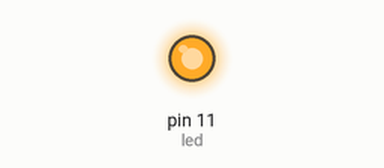
A sketch run on a simulated Arduino Uno, built with avr-gcc and run on an emulated ATmega328P. Parts: output pins drawn as LEDs (lit = HIGH).

Above: at 0.2 s.
At 3.7 s:
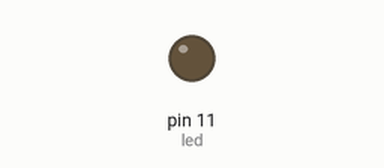
Timing chart, 0 to 7.8 s (numbered marks = the images above):
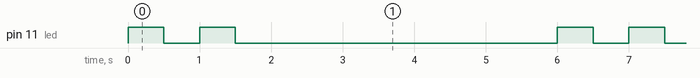

The sketch:

e8_parpadeo_LED_con_for.ino
```cpp
int parpadeos = 2;
int led = 11;

void setup() {

  pinMode(led, OUTPUT);
  Serial.begin(9600);

}

void loop() {


  for (int i = 0; i < parpadeos; i++) {

    digitalWrite(led, HIGH);
    delay(500);
    digitalWrite(led, LOW);
    delay(500);

  }

  delay(4000);


}
```

enc.cpp
```cpp
int boton = 8;
int estadoBoton = 0;
int led = 11;

void setup() {

  pinMode(led, OUTPUT);
  pinMode(boton, INPUT);

}

void loop() {

  estadoBoton = digitalRead(boton);

  if (estadoBoton == 1) {

    digitalWrite(led, HIGH);
    delay(300);
    digitalWrite(led, LOW);
    delay(300);

  } else {

    digitalWrite(led, LOW);

  }

}
```

Measured:
- by itself, pin 11 (led): repeats every 6.0 s: LOW 0.50 s, HIGH 0.50 s, LOW 4.5 s, HIGH 0.50 s
- by itself, everything shown: repeats every 6.0 s, in 4 steps
